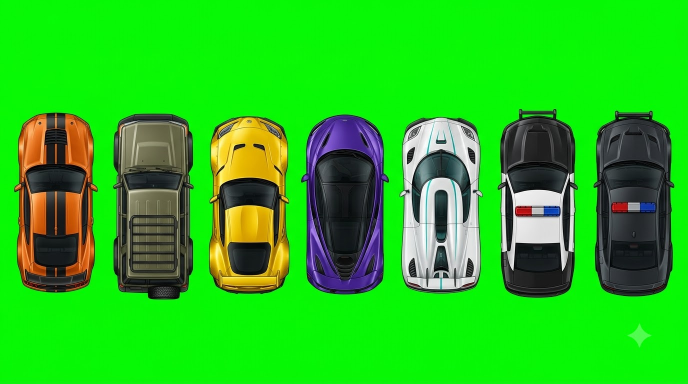
#> input picture art-source/vehicles-flow.jpg, 1376 x 768 px (shown at 1/2 size); its folder holds 5 pictures in this run
$ python prepare_gameplay_assets.py
#> lines starting #> are read from the running program, lines starting #| are printed output that depends on the picture
"""Prepare Google Flow originals for the runtime: chroma key, crop, and atlas packing."""
from PIL import Image
from pathlib import Path
ROOT = Path(__file__).resolve().parents[1]

def sprites(source, count, cell, output):
#> called with source = 'vehicles-flow.jpg', count = 7, cell = (128, 256), output = 'vehicles.webp'
    original = Image.open(ROOT / 'art-source' / source).convert('RGBA')
    atlas = Image.new('RGBA', (count * cell[0], cell[1]))
#> atlas: PIL image 896x256 RGBA; every value is 0
    for i in range(count):
        tile = original.crop((round(i*original.width/count), 170, round((i+1)*original.width/count), 625))
        pixels = tile.load()
        for y in range(tile.height):
            for x in range(tile.width):
                r,g,b,a = pixels[x,y]
                if g > 90 and g > r*1.4 and g > b*1.4:
                    pixels[x,y] = (0,0,0,0)
                elif g > r*1.15 and g > b*1.15 and g > 100:
                    pixels[x,y] = (r,min(g,max(r,b)+12),b,a)
        bounds = tile.getbbox()
        if not bounds: raise ValueError(f'Empty sprite {i}')
        tile = tile.crop(bounds)
        tile.thumbnail((cell[0]-8, cell[1]-12), Image.Resampling.LANCZOS)
        atlas.alpha_composite(tile, (i*cell[0]+(cell[0]-tile.width)//2, (cell[1]-tile.height)//2))
#> this loop made 7 passes
#> bounds on passes 1 to 7: (29, 56, 195, 415), (30, 58, 190, 429), (26, 63, 185, 418), (13, 59, 187, 419), (15, 64, 178, 417), (13, 49, 172, 425), (9, 52, 169, 422)
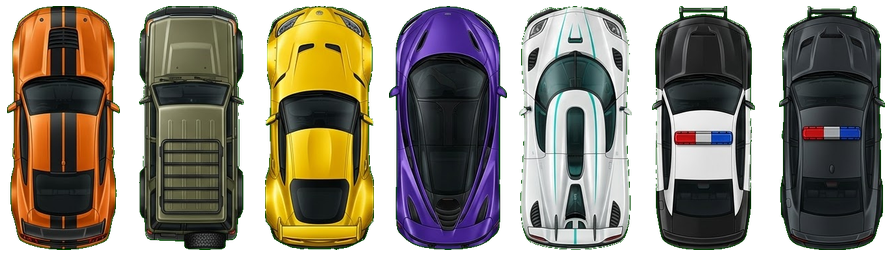
#> atlas: PIL image 896x256 RGBA; mean R, G, B, A 70.8, 66, 52.5, 181.6; transparent parts drawn white
    atlas.save(ROOT / 'dist' / 'assets' / output, quality=92, method=6)

sprites('vehicles-flow.jpg',7,(128,256),'vehicles.webp')
sprites('props-flow.jpg',5,(192,192),'props.webp')
#> call 2 of sprites, with source = 'props-flow.jpg', count = 5, cell = (192, 192), output = 'props.webp'
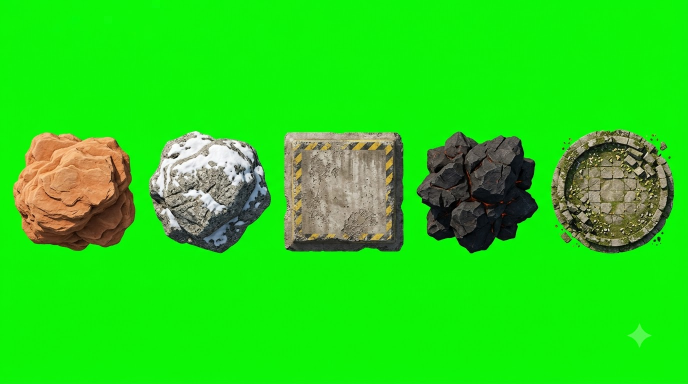
#> input picture art-source/props-flow.jpg, 1376 x 768 px (shown at 1/2 size)
#> in sprites (call 2), `atlas = Image.new('RGBA', (count * cell[0], cell[1]))`: atlas: PIL image 960x192 RGBA; every value is 0
#> the loop in sprites (call 2), `for i in range(count):` made 5 passes
#> bounds on passes 1 to 5: (26, 95, 270, 331), (24, 93, 266, 336), (19, 95, 257, 333), (8, 94, 250, 336), (2, 90, 246, 336)
#> pass 1, in sprites (call 2), `tile = original.crop((round(i*original.width/count), 170, round((i+1)*..`:
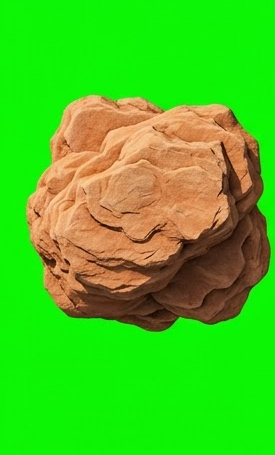
#> tile: PIL image 275x455 RGBA; mean R, G, B, A 71.9, 196, 29.2, 255
#> pass 2, in sprites (call 2), `tile = original.crop((round(i*original.width/count), 170, round((i+1)*..`:
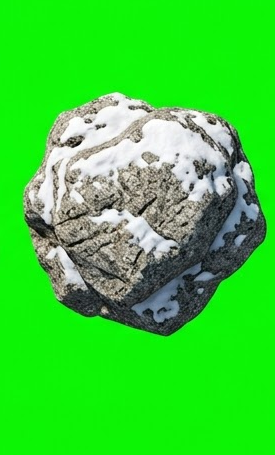
#> tile: PIL image 275x455 RGBA; mean R, G, B, A 56.4, 209.3, 51.1, 255
#> pass 2, in sprites (call 2), `tile = tile.crop(bounds)`:
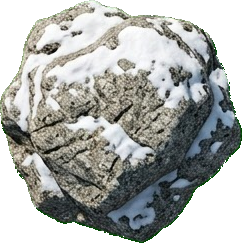
#> tile: PIL image 242x243 RGBA; mean R, G, B, A 101.4, 103.6, 100.7, 185.4; transparent parts drawn white
#> after the loop in sprites (call 2), `for i in range(count):`:
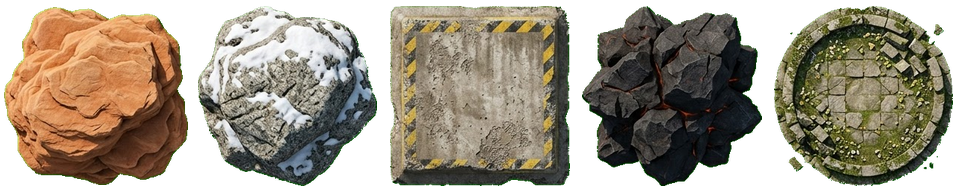
#> atlas: PIL image 960x192 RGBA; mean R, G, B, A 87.9, 79.2, 62.4, 179; transparent parts drawn white
#> after the loop in sprites (call 2), `for i in range(count):`:
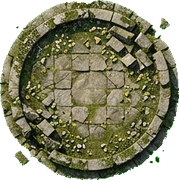
#> tile: PIL image 179x180 RGBA; mean R, G, B, A 86.7, 86.5, 58.8, 199.6; transparent parts drawn white
#> (the run stopped early here; a loop or call above may not have finished)
